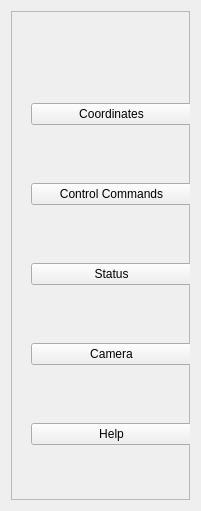
     <widget class="QWidget" name="horizontalLayoutWidget">
      <property name="geometry">
       <rect>
        <x>0</x>
        <y>20</y>
        <width>201</width>
        <height>511</height>
       </rect>
      </property>
      <layout class="QHBoxLayout" name="horizontalLayoutLeft_3">
       <item>
        <widget class="QFrame" name="left_3">
         <property name="frameShape">
          <enum>QFrame::StyledPanel</enum>
         </property>
         <property name="frameShadow">
          <enum>QFrame::Raised</enum>
         </property>
         <widget class="QWidget" name="layoutWidget_15">
          <property name="geometry">
           <rect>
            <x>20</x>
            <y>40</y>
            <width>161</width>
            <height>451</height>
           </rect>
          </property>
          <layout class="QVBoxLayout" name="verticalLayout_12">
           <item>
            <widget class="QPushButton" name="Coordinates_2">
             <property name="text">
              <string>Coordinates</string>
             </property>
            </widget>
           </item>
           <item>
            <widget class="QPushButton" name="Commands">
             <property name="text">
              <string>Control Commands</string>
             </property>
            </widget>
           </item>
           <item>
            <widget class="QPushButton" name="statusButton_3">
             <property name="text">
              <string>Status</string>
             </property>
            </widget>
           </item>
           <item>
            <widget class="QPushButton" name="cameraButton_3">
             <property name="text">
              <string>Camera</string>
             </property>
            </widget>
           </item>
           <item>
            <widget class="QPushButton" name="helpButton_3">
             <property name="text">
              <string>Help</string>
             </property>
            </widget>
           </item>
          </layout>
         </widget>
        </widget>
       </item>
      </layout>
     </widget>
